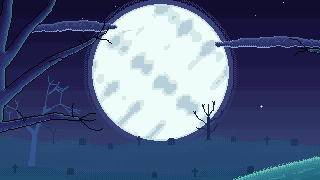
#> input picture halloween-projector/docs/process/plate.png, 320 x 180 px, found by its file name
$ python teaser-lastframe.py
#> lines starting #> are read from the running program, lines starting #| are printed output that depends on the picture; after the words box and inside, x2 and y2 are one past the last pixel; in counts of white or black regions, pixels touching at a corner belong together
# The teaser's last frame: the close-up plate (teaser/plate.png) with a huge zombie hand burst out of a mound on the ridge,
# palm to us, fingers spread like claws, right on the middle of the moon (Dmitrii's composition reference). Drawn at the plate's own
# pixel size: a dark backlit silhouette with a thin moonlit rim, knuckles, tendons, claws; the mound of broken earth at its foot.
#   python3 tools/teaser-lastframe.py  -> teaser/last-frame.png (320x180), last-frame-1280.png, last-frame-1920.png
import math
import numpy as np
from PIL import Image

plate = np.asarray(Image.open("teaser/plate.png").convert("RGB")).copy()
#> plate is the input picture: shape (180, 320, 3); mean R, G, B 84.3, 98.6, 131.2
H, W, _ = plate.shape
#> H = 180; W = 320
MX, MY, MR = 160, 72, 68  # moon in the plate (see tools/teaser-plate.mjs)
yy, xx = np.mgrid[0:H, 0:W].astype(float)

def capsule(ax, ay, bx, by, ra, rb):
    """tapered capsule from a (radius ra) to b (radius rb)"""
    dx, dy = bx - ax, by - ay; L2 = dx * dx + dy * dy
    t = np.clip(((xx - ax) * dx + (yy - ay) * dy) / max(L2, 1e-9), 0, 1)
    px, py = ax + t * dx, ay + t * dy
    return np.hypot(xx - px, yy - py) <= ra + (rb - ra) * t

def poly(pts):
    """even-odd fill of a polygon"""
    inside = np.zeros((H, W), bool); n = len(pts)
#> after `n = len(pts)`: n = 10
    for i in range(n):
        x0, y0 = pts[i]; x1, y1 = pts[(i + 1) % n]
        cond = ((y0 <= yy) & (yy < y1)) | ((y1 <= yy) & (yy < y0))
        xi = x0 + (yy - y0) * (x1 - x0) / ((y1 - y0) if y1 != y0 else 1e-9)
        inside ^= cond & (xx < xi)
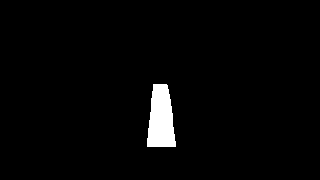
#> inside: shape (180, 320) bool; 2.5% white; 1 white region, box (x1, y1, x2, y2) and area: (147, 84, 176, 147) 1412
    return inside

hand = np.zeros((H, W), bool); joints = []; tips = []
# forearm out of the ground: a thin wrist (overlapping the palm, no seam), widening and slightly bowed toward the elbow underground
hand |= poly([(153, 84), (167, 84), (170, 98), (172, 112), (173, 126), (176, 147), (146, 147), (148, 128), (150, 112), (151, 98)])
# palm (palm to the viewer, a right hand: the thumb on our left)
hand |= poly([(146, 60), (174, 60), (177, 74), (172, 91), (150, 91), (144, 76)])
#> after the loop in poly (call 2), `for i in range(n):`:
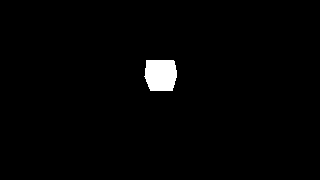
#> inside: shape (180, 320) bool; 1.6% white; 1 white region, box (x1, y1, x2, y2) and area: (144, 60, 177, 91) 903
# fingers: base point on the palm, angle from straight up (deg, + = to our right), length, base width; each bends a little at the joints
# bony, crooked fingers spread wide: each joint bends a different way, the last one hooks in like a claw
for bx, by, ang, ln, wd, bends in [(149, 63, -22, 29, 2.7, (9, -16)), (155, 60, -8, 34, 2.9, (-6, 12)), (163, 60, 7, 32, 2.8, (8, -14)), (170, 63, 24, 24, 2.5, (10, -18))]:
    x, y, a = bx, by, ang
    for k, f in enumerate([0.45, 0.33, 0.22]):
        a2 = a + (bends[k - 1] if k else 0)
        nx, ny = x + math.sin(math.radians(a2)) * ln * f, y - math.cos(math.radians(a2)) * ln * f
        r0, r1 = wd * (1 - 0.14 * k), wd * (1 - 0.14 * (k + 1))
        hand |= capsule(x, y, nx, ny, r0, r1)
        if k < 2: joints.append((nx, ny, a2)); hand |= capsule(nx, ny, nx, ny, r1 + 1.0, r1 + 1.0)  # knobbly knuckles
        x, y, a = nx, ny, a2
    tips.append((x, y, a))
#> hand: shape (180, 320) bool; 4.8% white; 1 white region, box (x1, y1, x2, y2) and area: (138, 25, 182, 147) 2770
# thumb, out to our left and up
x, y = 146, 80
for k, (a, f) in enumerate([(-58, 11), (-38, 8), (-26, 6)]):
    nx, ny = x + math.sin(math.radians(a)) * f, y - math.cos(math.radians(a)) * f
    hand |= capsule(x, y, nx, ny, 4.0 - k * 0.6, 3.4 - k * 0.6)
    if k < 2: joints.append((nx, ny, a))
    x, y = nx, ny
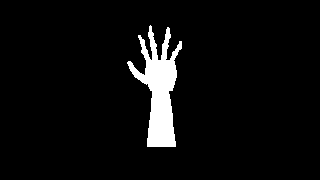
#> hand: shape (180, 320) bool; 5.1% white; 1 white region, box (x1, y1, x2, y2) and area: (127, 25, 182, 147) 2932
tips.append((x, y, -26))
# claws: sharp, curved, past the fingertips
claw = np.zeros((H, W), bool)
for x, y, a in tips:
    for s in range(1, 5):
        aa = math.radians(a + (s * 6 if a >= 0 else -s * 6))
        cx, cy = x + math.sin(aa) * (s + 1.5), y - math.cos(aa) * (s + 1.5)
        claw |= capsule(cx, cy, cx, cy, max(0.4, 1.4 - s * 0.3), max(0.4, 1.4 - s * 0.3))
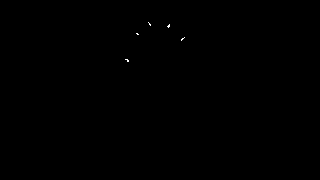
#> claw: shape (180, 320) bool; 0.05% white in thin lines or dots, all inside (x1, y1, x2, y2) = (125, 22, 185, 62)

# mound of broken earth on the ridge at the hand's foot
mound = (((xx - 160) / 31) ** 2 + ((yy - 151) / 11) ** 2 <= 1) & (yy <= 151 + 6)
mound |= (((xx - 160) / 44) ** 2 + ((yy - 153) / 5) ** 2 <= 1)
rng = np.random.default_rng(7)

def shift(m, dx, dy):
    o = np.zeros_like(m); ys, xs = slice(max(0, dy), H + min(0, dy)), slice(max(0, dx), W + min(0, dx))
    o[ys, xs] = m[max(0, -dy):H - max(0, dy), max(0, -dx):W - max(0, dx)]; return o

out = plate.astype(int)
C = lambda h: np.array([(h >> 16) & 255, (h >> 8) & 255, h & 255])
INK, DARK, MID, KNOT, RIM, RIM2, K = C(0x0a0916), C(0x141428), C(0x1e2240), C(0x2c3658), C(0x4f8496), C(0x8ec4c8), C(0x02020a)
# the hand: near-black inside, a lighter band just inside the edge, the moonlit rim on the outermost pixel; the edge facing the
# moon's centre-top catches it most
edge1 = hand & ~(shift(hand, 1, 0) & shift(hand, -1, 0) & shift(hand, 0, 1) & shift(hand, 0, -1))
#> in shift, `o[ys, xs] = m[max(0, -dy):H - max(0, dy), max(0, -dx):W - max(0, dx)]`: o: shape (180, 320) bool; 5.1% white; 1 white region, box (x1, y1, x2, y2) and area: (128, 25, 183, 147) 2932
#> in shift (call 2), `o[ys, xs] = m[max(0, -dy):H - max(0, dy), max(0, -dx):W - max(0, dx)]`: o: shape (180, 320) bool; 5.1% white; 1 white region, box (x1, y1, x2, y2) and area: (126, 25, 181, 147) 2932
#> in shift (call 3), `o[ys, xs] = m[max(0, -dy):H - max(0, dy), max(0, -dx):W - max(0, dx)]`: o: shape (180, 320) bool; 5.1% white; 1 white region, box (x1, y1, x2, y2) and area: (127, 26, 182, 148) 2932
#> in shift (call 4), `o[ys, xs] = m[max(0, -dy):H - max(0, dy), max(0, -dx):W - max(0, dx)]`: o: shape (180, 320) bool; 5.1% white; 1 white region, box (x1, y1, x2, y2) and area: (127, 24, 182, 146) 2932
inner = shift(hand, 1, 0) & shift(hand, -1, 0) & shift(hand, 0, 1) & shift(hand, 0, -1)
edge2 = inner & ~(shift(inner, 1, 0) & shift(inner, -1, 0) & shift(inner, 0, 1) & shift(inner, 0, -1))
#> in shift (call 9), `o[ys, xs] = m[max(0, -dy):H - max(0, dy), max(0, -dx):W - max(0, dx)]`: o: shape (180, 320) bool; 4.3% white; 1 white region, box (x1, y1, x2, y2) and area: (129, 26, 182, 146) 2453
#> in shift (call 10), `o[ys, xs] = m[max(0, -dy):H - max(0, dy), max(0, -dx):W - max(0, dx)]`: o: shape (180, 320) bool; 4.3% white; 1 white region, box (x1, y1, x2, y2) and area: (127, 26, 180, 146) 2453
#> in shift (call 11), `o[ys, xs] = m[max(0, -dy):H - max(0, dy), max(0, -dx):W - max(0, dx)]`: o: shape (180, 320) bool; 4.3% white; 1 white region, box (x1, y1, x2, y2) and area: (128, 27, 181, 147) 2453
#> in shift (call 12), `o[ys, xs] = m[max(0, -dy):H - max(0, dy), max(0, -dx):W - max(0, dx)]`: o: shape (180, 320) bool; 4.3% white; 1 white region, box (x1, y1, x2, y2) and area: (128, 25, 181, 145) 2453
#> inner: shape (180, 320) bool; 4.3% white; 1 white region, box (x1, y1, x2, y2) and area: (128, 26, 181, 146) 2453
out[hand] = INK
out[edge2] = DARK
#> out: shape (180, 320, 3) int64; mean R, G, B 74, 87.4, 120.5
lit = edge1 & (np.hypot(xx - MX, yy - MY) < MR + 2)  # rim only where the moon is behind
out[edge1] = MID
out[lit] = RIM
out[lit & ((xx < 158) | (yy < 70)) & ((xx.astype(int) + yy.astype(int)) % 3 == 0)] = RIM2
# knuckle creases and wrist tendons, a few torn spots
for x, y, a in joints:
    ca, sa = math.cos(math.radians(a)), math.sin(math.radians(a))
    for t in (-1, 0, 1): out[int(round(y + sa * t)), int(round(x + ca * t))] = KNOT
#> out: shape (180, 320, 3) int64; mean R, G, B 74.7, 88.5, 121.6
for tx in (156, 160, 164):
    for ty in range(93, 118, 2): out[ty, tx + (1 if ty > 105 else 0)] = DARK if ty % 4 else KNOT
#> out: shape (180, 320, 3) int64; mean R, G, B 74.7, 88.5, 121.7
for x, y in [(153, 80), (167, 72), (158, 136), (163, 101)]: out[y, x] = MID; out[y, x + 1] = KNOT
#> out: shape (180, 320, 3) int64; mean R, G, B 74.7, 88.5, 121.7
for x, y, a in joints: out[int(round(y)) - 1, int(round(x)) - 1] = RIM if np.hypot(x - MX, y - MY) < MR else KNOT  # moonlight on the knuckle bones
#> out: shape (180, 320, 3) int64; mean R, G, B 74.7, 88.5, 121.7
# a torn strip of dark cloth round the forearm
rag = hand & (yy >= 113 + 4 * np.abs(np.sin(xx * 0.8))) & (yy <= 124 + 6 * np.abs(np.sin(xx * 1.7 + 1)) ** 2)
out[rag] = C(0x1c1638)
#> out: shape (180, 320, 3) int64; mean R, G, B 74.8, 88.6, 121.8
out[rag & ~shift(rag, 0, 1)] = C(0x2e2552)
#> in shift (call 13), `o[ys, xs] = m[max(0, -dy):H - max(0, dy), max(0, -dx):W - max(0, dx)]`: o: shape (180, 320) bool; 0.48% white; 2 white regions (1 under 20 px), largest, box (x1, y1, x2, y2) and area: (149, 115, 173, 131) 272
#> rag: shape (180, 320) bool; 0.48% white; 2 white regions (1 under 20 px), largest, box (x1, y1, x2, y2) and area: (149, 114, 173, 130) 272
out[rag & edge1 & lit] = C(0x4a3c7a)
#> out: shape (180, 320, 3) int64; mean R, G, B 74.8, 88.6, 121.8
out[claw & ~hand] = K
#> out: shape (180, 320, 3) int64; mean R, G, B 74.7, 88.5, 121.7
# outline
ring = (shift(hand | claw, 1, 0) | shift(hand | claw, -1, 0) | shift(hand | claw, 0, 1) | shift(hand | claw, 0, -1)) & ~(hand | claw)
#> in shift (call 14), `o[ys, xs] = m[max(0, -dy):H - max(0, dy), max(0, -dx):W - max(0, dx)]`: o: shape (180, 320) bool; 5.1% white; 1 white region, box (x1, y1, x2, y2) and area: (126, 22, 186, 147) 2958
#> in shift (call 15), `o[ys, xs] = m[max(0, -dy):H - max(0, dy), max(0, -dx):W - max(0, dx)]`: o: shape (180, 320) bool; 5.1% white; 1 white region, box (x1, y1, x2, y2) and area: (124, 22, 184, 147) 2958
#> in shift (call 16), `o[ys, xs] = m[max(0, -dy):H - max(0, dy), max(0, -dx):W - max(0, dx)]`: o: shape (180, 320) bool; 5.1% white; 1 white region, box (x1, y1, x2, y2) and area: (125, 23, 185, 148) 2958
#> in shift (call 17), `o[ys, xs] = m[max(0, -dy):H - max(0, dy), max(0, -dx):W - max(0, dx)]`: o: shape (180, 320) bool; 5.1% white; 1 white region, box (x1, y1, x2, y2) and area: (125, 21, 185, 146) 2958
out[ring] = K
# the mound: dark soil, a moonlit crust on top, clods
SOIL = [C(0x10122a), C(0x1c2240), C(0x2a3456)]
m = mound & ~hand
top = m & ~shift(m, 0, 1)
#> in shift (call 18), `o[ys, xs] = m[max(0, -dy):H - max(0, dy), max(0, -dx):W - max(0, dx)]`: o: shape (180, 320) bool; 1.5% white; 1 white region, box (x1, y1, x2, y2) and area: (116, 143, 205, 160) 884
#> m: shape (180, 320) bool; 1.5% white; 1 white region, box (x1, y1, x2, y2) and area: (116, 142, 205, 159) 884
out[m] = SOIL[0]
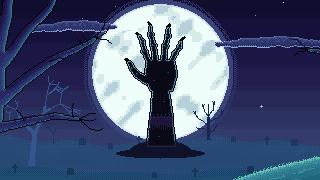
#> out: shape (180, 320, 3) int64; mean R, G, B 72.5, 85.6, 118.6
out[m & (rng.random((H, W)) < 0.28)] = SOIL[1]
#> out: shape (180, 320, 3) int64; 0.42% of pixels changed, all inside (x1, y1, x2, y2) = (118, 142, 204, 158)
out[top] = SOIL[2]
#> out: shape (180, 320, 3) int64; mean R, G, B 72.5, 85.7, 118.8
out[top & (xx < 160)] = C(0x2f6a7c)
#> out: shape (180, 320, 3) int64; mean R, G, B 72.5, 85.8, 118.8
for _ in range(26):
    x, y = int(rng.integers(124, 197)), int(rng.integers(140, 153))
    if mound[y, x] and not hand[y, x]: out[y, x] = SOIL[2]; out[y, min(W - 1, x + 1)] = SOIL[1]
#> out: shape (180, 320, 3) int64; mean R, G, B 72.6, 85.8, 118.8
# falling dirt from the forearm
for x, y in [(147, 112), (175, 104), (146, 126), (176, 122), (150, 99), (171, 133), (144, 138), (178, 139)]:
    out[y, x] = SOIL[1]; out[y + 1, x] = K
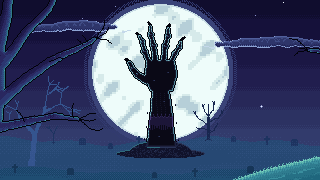
#> out: shape (180, 320, 3) int64; mean R, G, B 72.5, 85.7, 118.8
img = Image.fromarray(out.astype(np.uint8))
img.save("teaser/last-frame.png")
for z in (4, 6): img.resize((W * z, H * z), Image.NEAREST).save(f"teaser/last-frame-{W * z}.png")
#> this loop made 2 passes
#> pass 2, `for z in (4, 6): img.resize((W * z, H * z), Image.NEAREST).save(f"teas..`:
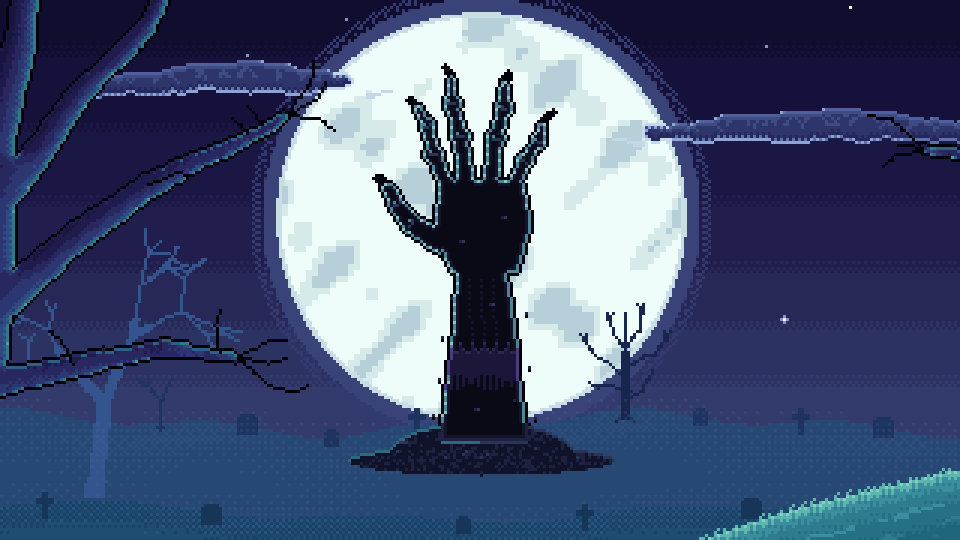
#> saved as last-frame-1920.png: PIL image 1920x1080 RGB (shown at 1/2 size); mean R, G, B 72.5, 85.7, 118.8
print("wrote teaser/last-frame*.png")
